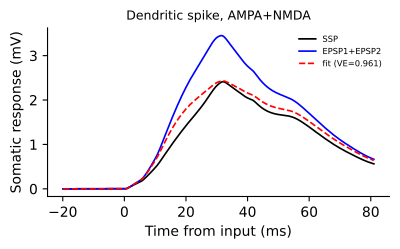

The script that drew this image:
import csv
import os
from itertools import zip_longest
from pathlib import Path

import matplotlib.pyplot as plt
import numpy as np

ROOT = Path(__file__).resolve().parents[3]
DATA = ROOT / "nc_final_data" / "FigureS2" / "FigureS2_abc"
SOURCE = ROOT / "nc_final_source_data" / "FigureS2" / "FigureS2_abc"
PANELS = ['a2']
EVENTS = {"a": "Dendritic spike", "b": "Calcium spike", "c": "Plateau"}
PAIRS = {"1": "AMPA+AMPA", "2": "AMPA+NMDA", "3": "NMDA+NMDA"}


def calculate(panel):
    curves = np.load(DATA / ("FigureS2_" + panel) / "curves.npy", allow_pickle=False)
    if curves.ndim != 2 or curves.shape[1] != 4 or not np.isfinite(curves).all():
        raise ValueError("Unexpected plotted curve data")
    time, observed, linear, fit = (np.ascontiguousarray(curves[:, i]) for i in range(4))
    total = float(np.sum((observed - np.mean(observed)) ** 2))
    if total <= 0:
        raise ValueError("Degenerate response variance")
    error = observed - fit
    r2 = float(1.0 - np.sum(error * error) / total)
    result = {"time_ms": time, "ssp_mv": observed, "sum_mv": linear, "fit_mv": fit, "r2": r2}
    output = SOURCE / ("FigureS2_" + panel)
    columns = ("time_ms", "SSP_mV", "EPSP1_plus_EPSP2_mV", "fit_mV")
    write_columns(output / ("FigureS2_" + panel + ".csv"), columns, (time, observed, linear, fit))
    return result


def draw(ax, panel, result):
    time = result["time_ms"]
    ax.plot(time, result["ssp_mv"], color="black", lw=1.2, label="SSP")
    ax.plot(time, result["sum_mv"], color="blue", lw=1.2, label="EPSP1+EPSP2")
    ax.plot(time, result["fit_mv"], color="red", ls="--", lw=1.2, label=f"fit (VE={float(result['r2']):.3f})")
    ax.set_title(EVENTS[panel[0]] + ", " + PAIRS[panel[1]], fontsize=9)
    ax.set_xlabel("Time from input (ms)")
    ax.set_ylabel("Somatic response (mV)")
    ax.legend(frameon=False, fontsize=6)
    ax.spines["top"].set_visible(False)
    ax.spines["right"].set_visible(False)




def write_columns(path, columns, arrays):
    values = [np.asarray(value) for value in arrays]
    if any(value.ndim != 1 for value in values) or len(columns) != len(values):
        raise ValueError("Unexpected source data shape")
    values = [value.astype(np.float64) if value.dtype == np.float32 else value for value in values]
    path.parent.mkdir(parents=True, exist_ok=True)
    temporary = path.with_name(f".{path.name}.{os.getpid()}.tmp")
    try:
        with temporary.open("w", encoding="utf-8", newline="") as stream:
            writer = csv.writer(stream)
            writer.writerow(columns)
            writer.writerows(zip_longest(*values, fillvalue=""))
        os.replace(temporary, path)
    finally:
        if temporary.exists():
            temporary.unlink()


def main():
    if len(PANELS) == 1:
        fig, ax = plt.subplots(figsize=(4.1, 2.6))
        draw(ax, PANELS[0], calculate(PANELS[0]))
    else:
        fig, axes = plt.subplots(3, 3, figsize=(12.4, 7.6))
        for i, panel in enumerate(PANELS):
            draw(axes.flat[i], panel, calculate(panel))
        for y, label in zip((0.965, 0.635, 0.305), ("a", "b", "c")):
            fig.text(0.005, y, label, fontsize=14, fontweight="bold")
    fig.tight_layout()
    fig.savefig(Path(__file__).with_suffix(".pdf"), bbox_inches="tight")
    plt.close(fig)


if __name__ == "__main__":
    main()
